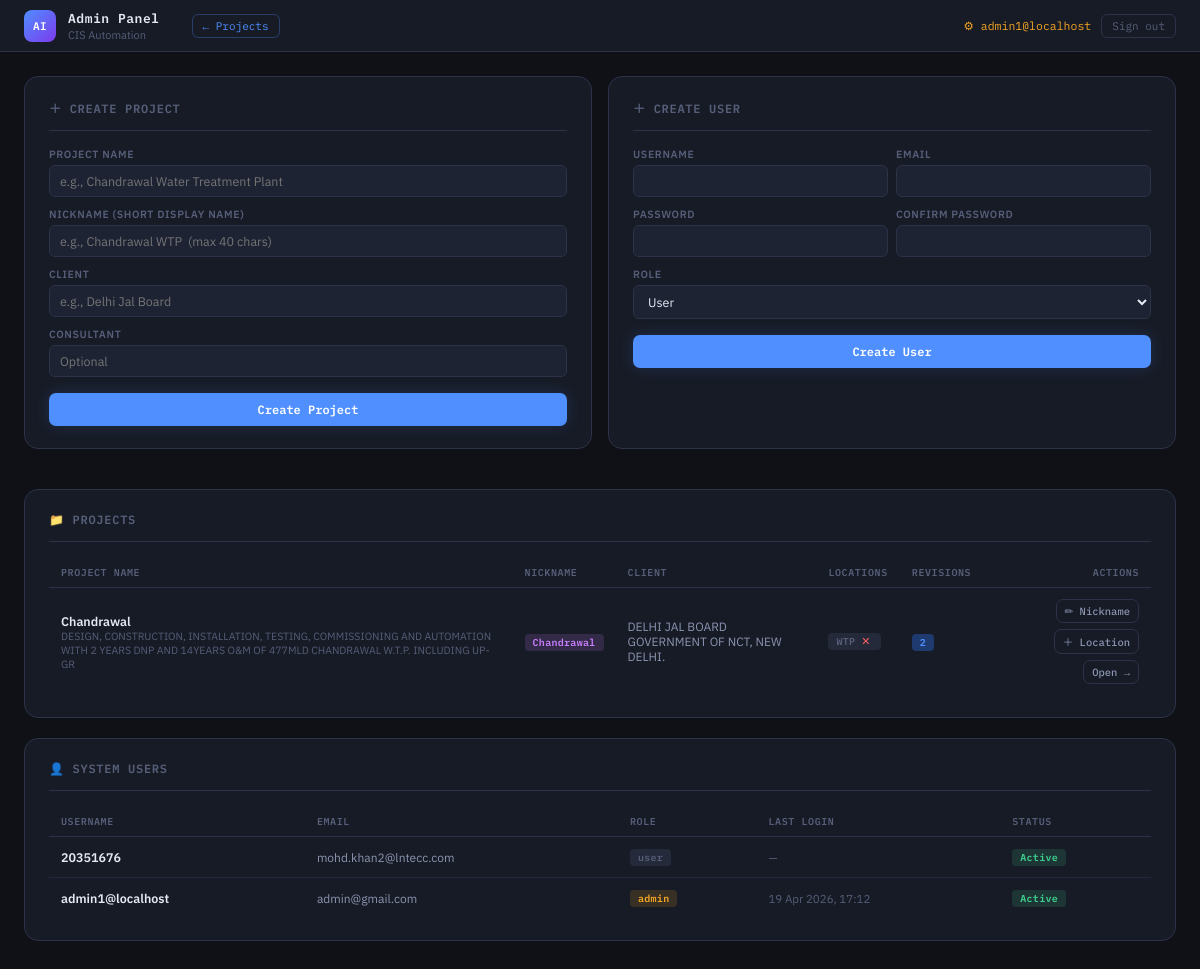
Page /admin/ (signed in) on the earlier database version.
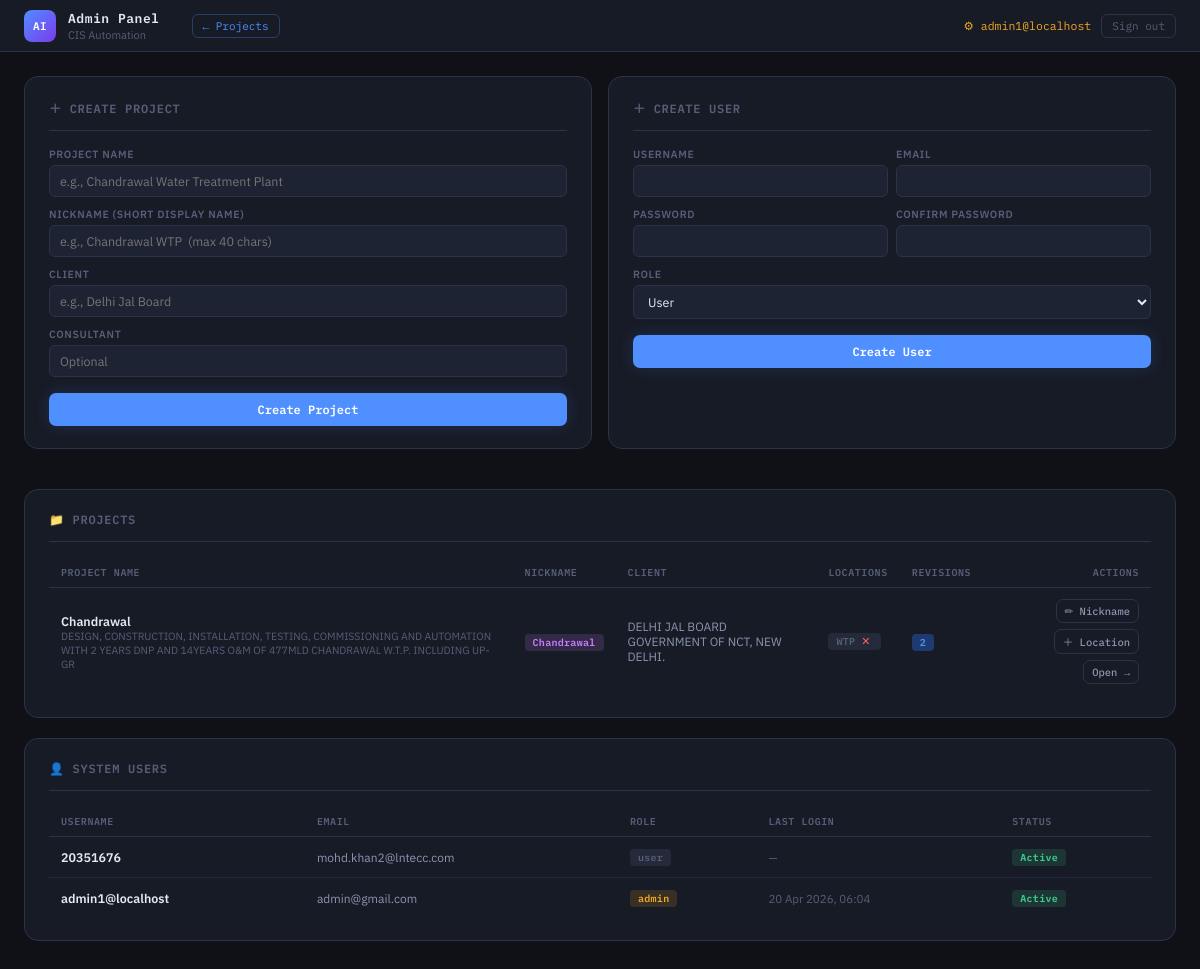
Same page on the later database version.
### models.py (models this page shows, shortened)
class User(UserMixin, db.Model):
    __tablename__ = "users"
    id            = db.Column(db.Integer,     primary_key=True)
    username      = db.Column(db.String(64),  unique=True, nullable=False, index=True)
    email         = db.Column(db.String(120), unique=True, nullable=False, index=True)
    password_hash = db.Column(db.String(256), nullable=False)
    role          = db.Column(db.String(16),  nullable=False, default="user")
    is_active     = db.Column(db.Boolean,     nullable=False, default=True)
    created_at    = db.Column(db.DateTime,    default=lambda: datetime.now(timezone.utc))
    last_login    = db.Column(db.DateTime,    nullable=True)
    revisions = db.relationship("DocumentRevision", backref="author", lazy=True)
    @property
    def is_admin(self) -> bool:
        return self.role == "admin"

class Project(db.Model):
    __tablename__ = "projects"
    id         = db.Column(db.Integer,     primary_key=True)
    name       = db.Column(db.String(150), unique=True, nullable=False)
    nickname   = db.Column(db.String(40),  nullable=True)   # short display name
    client     = db.Column(db.String(150), nullable=False)
    consultant = db.Column(db.String(150), nullable=True)
    location   = db.Column(db.String(150), nullable=True)   # legacy field — kept for old rows
    created_at = db.Column(db.DateTime,    default=lambda: datetime.now(timezone.utc))
    locations = db.relationship(
        "ProjectLocation",
        backref="project",
        lazy=True,
        cascade="all, delete-orphan",
        order_by="ProjectLocation.name",
    )
    revisions = db.relationship(
        "DocumentRevision",
        backref="project",
        lazy=True,
        cascade="all, delete-orphan",
    )
    @property
    def display_name(self) -> str:
        return self.nickname.strip() if self.nickname and self.nickname.strip() else self.name

class ProjectLocation(db.Model):
    __tablename__ = "project_locations"
    id         = db.Column(db.Integer,     primary_key=True)
    project_id = db.Column(db.Integer,     db.ForeignKey("projects.id"), nullable=False)
    name       = db.Column(db.String(150), nullable=False)   # e.g. "Plant A – Block 3"
    code       = db.Column(db.String(20),  nullable=True)    # short code, e.g. "PA-B3"
    created_at = db.Column(db.DateTime,    default=lambda: datetime.now(timezone.utc))
    revisions = db.relationship(
        "DocumentRevision",
        backref="location",
        lazy=True,
    )
    __table_args__ = (
        db.UniqueConstraint("project_id", "name", name="uq_project_location_name"),
    )
    @property
    def display(self) -> str:
        if self.code and self.code.strip():
            return f"{self.code.strip()} — {self.name}"
        return self.name

### app.py (the view)
@admin_bp.route("/")
@admin_required
def dashboard():
    users         = User.query.order_by(User.created_at.desc()).all()
    projects      = Project.query.order_by(Project.created_at.desc()).all()
    user_form     = RegisterForm()
    project_form  = ProjectForm()
    nickname_form = ProjectNicknameForm()
    loc_form      = ProjectLocationForm()
    return render_template(
        "admin.html",
        users=users,
        projects=projects,
        user_form=user_form,
        project_form=project_form,
        nickname_form=nickname_form,
        loc_form=loc_form,
    )

### templates/admin.html (shortened to what this page needs)
<!DOCTYPE html>
<html lang="en">
<head>
  <link rel="stylesheet" href="{{ url_for('static', filename='style.css') }}" />
</head>
<body>
<div class="topbar">
  <div class="brand-mark">AI</div>
  <div>
    <div class="brand-title">Admin Panel</div>
    <div class="brand-sub">CIS Automation</div>
  </div>
  <a href="{{ url_for('cis.index') }}"
     style="margin-left:20px;font-family:var(--mono);font-size:11px;color:var(--accent);
            text-decoration:none;border:1px solid rgba(79,143,255,.3);
            padding:4px 10px;border-radius:6px;transition:all .15s"
     onmouseover="this.style.background='var(--accent-dim)'"
     onmouseout="this.style.background='transparent'">← Projects</a>
  <div style="margin-left:auto;display:flex;align-items:center;gap:10px">
    <span style="font-family:var(--mono);font-size:11.5px;color:var(--amber)">
      ⚙ {{ current_user.username }}
    </span>
    <form method="POST" action="{{ url_for('auth.logout') }}" style="margin:0">
      <button type="submit"
              style="font-family:var(--mono);font-size:11px;padding:4px 10px;
                     background:transparent;border:1px solid var(--border);
                     border-radius:6px;color:var(--text-3);cursor:pointer"
              onmouseover="this.style.borderColor='var(--red)';this.style.color='var(--red)'"
              onmouseout="this.style.borderColor='var(--border)';this.style.color='var(--text-3)'">
        Sign out
      </button>
    </form>
  </div>
</div>
<div class="page-wrap">
  <div style="display:grid;grid-template-columns:1fr 1fr;gap:16px;margin-bottom:20px">
    <div class="d-card">
      <div class="d-card-header"><span>＋ Create Project</span></div>
      <form method="POST" action="{{ url_for('admin.create_project') }}">
        <div class="field" style="margin-bottom:10px">
          {{ project_form.name.label }}
          {{ project_form.name(class="") }}
        </div>
        <div class="field" style="margin-bottom:10px">
          {{ project_form.nickname.label }}
          {{ project_form.nickname(class="") }}
        </div>
        <div class="field" style="margin-bottom:10px">
          {{ project_form.client.label }}
          {{ project_form.client(class="") }}
        </div>
        <div class="field" style="margin-bottom:16px">
          {{ project_form.consultant.label }}
          {{ project_form.consultant(class="") }}
        </div>
        {{ project_form.submit(class="btn-primary",
           style="width:100%;padding:9px;font-size:12px") }}
      </form>
    </div>
    <div class="d-card">
      <div class="d-card-header"><span>＋ Create User</span></div>
      <form method="POST" action="{{ url_for('admin.create_user') }}">
        <div style="display:grid;grid-template-columns:1fr 1fr;gap:8px;margin-bottom:10px">
          <div class="field">
            {{ user_form.username.label }}
            {{ user_form.username(class="") }}
          </div>
          <div class="field">
            {{ user_form.email.label }}
            {{ user_form.email(class="") }}
          </div>
        </div>
        <div style="display:grid;grid-template-columns:1fr 1fr;gap:8px;margin-bottom:10px">
          <div class="field">
            {{ user_form.password.label }}
            {{ user_form.password(class="") }}
          </div>
          <div class="field">
            {{ user_form.password2.label }}
            {{ user_form.password2(class="") }}
          </div>
        </div>
        <div class="field" style="margin-bottom:16px">
          {{ user_form.role.label }}
          <select name="role" class="sg-select"
                  style="background:var(--surface-2);border:1px solid var(--border);
                         border-radius:6px;padding:7px 10px;color:var(--text);
                         font-family:var(--sans);font-size:12.5px;width:100%">
            {% for val, label in user_form.role.choices %}
              <option value="{{ val }}">{{ label }}</option>
            {% endfor %}
          </select>
        </div>
        {{ user_form.submit(class="btn-primary",
           style="width:100%;padding:9px;font-size:12px") }}
      </form>
    </div>
  </div>
  <div class="d-card" style="margin-bottom:20px">
    <div class="d-card-header"><span>📁 Projects</span></div>
    {% if projects %}
    <div style="overflow-x:auto">
      <table class="d-table">
        <thead>
          <tr>
            <th>Project Name</th>
            <th>Nickname</th>
            <th>Client</th>
            <th>Locations</th>
            <th>Revisions</th>
            <th style="text-align:right">Actions</th>
          </tr>
        </thead>
        <tbody>
        {% for p in projects %}
        <tr>
          <td>
            <div style="font-weight:600;color:var(--text);font-size:12.5px">
              {{ p.display_name }}
            </div>
            {% if p.nickname %}
              <div style="font-size:10.5px;color:var(--text-3)">{{ p.name }}</div>
            {% endif %}
          </td>
          <td>
            {% if p.nickname %}
              <span class="tag tag-purple">{{ p.nickname }}</span>
            {% else %}
              <span style="color:var(--text-3);font-size:11px">—</span>
            {% endif %}
          </td>
          <td style="font-size:12px;color:var(--text-2)">{{ p.client }}</td>
          <td>
            {% if p.locations %}
              <div style="display:flex;flex-wrap:wrap;gap:4px">
                {% for loc in p.locations %}
                  <span class="tag tag-gray" style="display:inline-flex;align-items:center;gap:4px">
                    {{ loc.display }}
                    <form method="POST"
                          action="{{ url_for('admin.delete_location', project_id=p.id, loc_id=loc.id) }}"
                          style="margin:0;display:inline"
                          onsubmit="return confirm('Delete location \'{{ loc.display }}\'? This cannot be undone if revisions exist.')">
                      <button type="submit"
                              style="background:none;border:none;color:var(--red);
                                     cursor:pointer;font-size:11px;padding:0 2px;
                                     line-height:1" title="Delete location">✕</button>
                    </form>
                  </span>
                {% endfor %}
              </div>
            {% else %}
              <span style="color:var(--red);font-size:11px">None</span>
            {% endif %}
          </td>
          <td>
            <span class="tag tag-blue">{{ p.revisions|length }}</span>
          </td>
          <td style="text-align:right">
            <div style="display:flex;gap:6px;justify-content:flex-end;flex-wrap:wrap">
              <button class="btn-secondary"
                      style="font-size:10.5px;padding:4px 8px"
                      onclick="openNickModal({{ p.id }}, '{{ p.nickname or '' }}',
                               '{{ p.name | replace("'", "\\'") }}')">
                ✏ Nickname
              </button>
              <button class="btn-secondary"
                      style="font-size:10.5px;padding:4px 8px"
                      onclick="openLocModal({{ p.id }},
                               '{{ p.display_name | replace("'", "\\'") }}')">
                ＋ Location
              </button>
              <a href="{{ url_for('cis.project_dashboard', project_id=p.id) }}"
                 class="btn-secondary"
                 style="font-size:10.5px;padding:4px 8px;text-decoration:none">
                Open →
              </a>
            </div>
          </td>
        </tr>
        {% endfor %}
        </tbody>
      </table>
    </div>
    {% else %}
      <div style="text-align:center;padding:28px;color:var(--text-3);font-size:12.5px">
        No projects yet. Create one above.
      </div>
    {% endif %}
  </div>
  <div class="d-card">
    <div class="d-card-header"><span>👤 System Users</span></div>
    <div style="overflow-x:auto">
      <table class="d-table">
        <thead>
          <tr>
            <th>Username</th>
            <th>Email</th>
            <th>Role</th>
            <th>Last Login</th>
            <th>Status</th>
          </tr>
        </thead>
        <tbody>
        {% for u in users %}
        <tr>
          <td style="font-weight:600;color:var(--text)">{{ u.username }}</td>
          <td style="font-size:12px;color:var(--text-2)">{{ u.email }}</td>
          <td>
            {% if u.role == 'admin' %}
              <span class="tag tag-amber">admin</span>
            {% else %}
              <span class="tag tag-gray">user</span>
            {% endif %}
          </td>
          <td style="font-size:11.5px;color:var(--text-3)">
            {{ u.last_login.strftime('%d %b %Y, %H:%M') if u.last_login else '—' }}
          </td>
          <td>
            {% if u.is_active %}
              <span class="tag tag-green">Active</span>
            {% else %}
              <span class="tag tag-red">Disabled</span>
            {% endif %}
          </td>
        </tr>
        {% endfor %}
        </tbody>
      </table>
    </div>
  </div>
</div>
</body>
</html>

Differences in the rows shown:
changed User "admin1@localhost": last_login "19 Apr 2026, 17:12" → "20 Apr 2026, 06:04"
